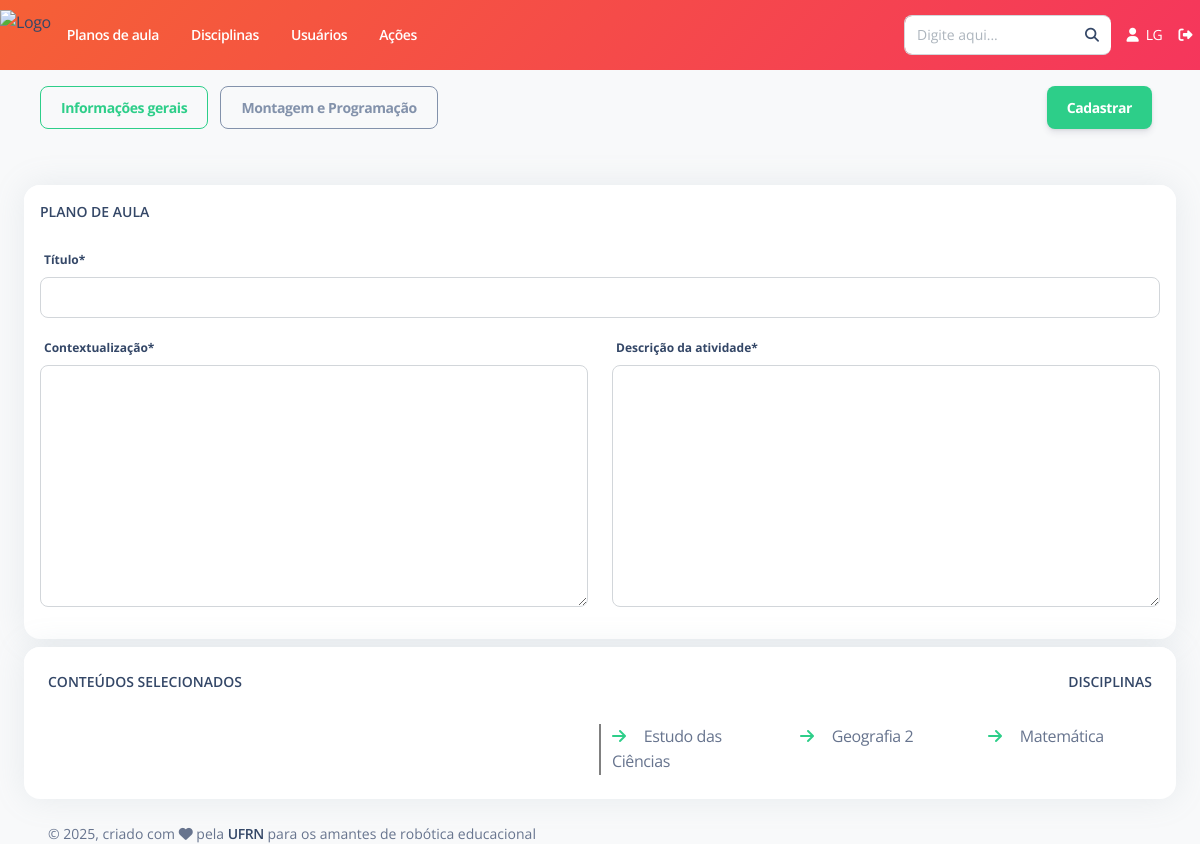
/plano-aula/criar/ (signed in), run on the app's committed database.
### Disciplina/models.py (models this page shows, shortened)
class Disciplina(models.Model):
    nome = models.CharField(unique=True, max_length=200, verbose_name="Nome")
    status = models.CharField(max_length=7, choices=STATUS, default='Ativo')
    class Meta:
        ordering = ['nome']
        verbose_name = "Disciplina"
        verbose_name_plural = "Disciplinas"

### PlanoAula/views.py (the view)
# urls.py: path('criar/', views.CriarAcao.as_view(), name='criar'),
@login_required
def criar(request):
    lista_disciplinas = Disciplina.objects.filter(status="Ativo")
    lista_conteudos = Conteudo.objects.filter(status="Ativo")
    if (request.method == 'POST'):
        form_inf_gerais = forms.FormInfGerais(request.POST)
        form_montagem = forms.FormMontagem(request.POST, request.FILES)
        form_programacao = forms.FormProgramacao(request.POST, request.FILES)
        conteudos = request.POST.get('lista_id_conteudos','').split(',')
        conteudos_ids = [int(id) for id in conteudos if id.isdigit()]
        conteudos_selecionados = Conteudo.objects.filter(id__in=conteudos_ids)
        if (form_inf_gerais.is_valid() and form_montagem.is_valid() and form_programacao.is_valid()):
            plano_aula = PlanoAula()
            plano_aula.criador = Usuario.objects.get(id=request.user.id)
            plano_aula.titulo = form_inf_gerais.cleaned_data['titulo']
            plano_aula.contextualizacao = form_inf_gerais.cleaned_data['contextualizacao']
            plano_aula.descricao_atividade = form_inf_gerais.cleaned_data['descricao_atividade']
            if (form_inf_gerais.cleaned_data['avaliacao'] != ""):
                plano_aula.avaliacao = form_inf_gerais.cleaned_data['avaliacao']
            if (form_montagem.cleaned_data['nivel_dificuldade_montagem'] != ""):
                plano_aula.nivel_dificuldade_montagem = form_montagem.cleaned_data['nivel_dificuldade_montagem']
            if (form_montagem.cleaned_data['robo_equipamento'] != ""):
                plano_aula.robo_equipamento = form_montagem.cleaned_data['robo_equipamento']
            if (form_montagem.cleaned_data['robo_descricao'] != ""):
                plano_aula.robo_descricao = form_montagem.cleaned_data['robo_descricao']
            if (form_montagem.cleaned_data['robo_link'] != ""):
                plano_aula.robo_link = form_montagem.cleaned_data['robo_link']
            if (form_montagem.cleaned_data['robo_pdf'] != ""):
                plano_aula.robo_pdf = form_montagem.cleaned_data['robo_pdf']
            if (form_programacao.cleaned_data['nivel_dificuldade_programacao'] != ""):
                plano_aula.nivel_dificuldade_programacao = form_programacao.cleaned_data['nivel_dificuldade_programacao']
            if (form_programacao.cleaned_data['prog_linguagem'] != ""):
                plano_aula.prog_linguagem = form_programacao.cleaned_data['prog_linguagem']
            if (form_programacao.cleaned_data['prog_descricao'] != ""):
                plano_aula.prog_descricao = form_programacao.cleaned_data['prog_descricao']
            if (form_programacao.cleaned_data['prog_link'] != ""):
                plano_aula.prog_link = form_programacao.cleaned_data['prog_link']
            if (form_programacao.cleaned_data['prog_codigos'] != ""):
                plano_aula.prog_codigos = form_programacao.cleaned_data['prog_codigos']
            plano_aula.save()
            if (conteudos != ['']):
                for conteudo in conteudos:
                    plano_aula.conteudos.add(Conteudo.objects.get(id=int(conteudo)))
            plano_aula.save()
            return redirect('plano_aula:detalhes', pk=plano_aula.pk)
        if not form_inf_gerais.is_valid():
            aba = 'inf_gerais'
        else:
            aba = 'montagem_programacao'
        informacoes = {
            'form_inf_gerais': form_inf_gerais,
            'form_montagem': form_montagem,
            'form_programacao': form_programacao,
            'lista_disciplinas': lista_disciplinas,
            'lista_conteudos': lista_conteudos,
            'conteudos_selecionados': conteudos_selecionados,
            'lista_id_conteudos': ','.join(str(id) for id in conteudos_ids),
            'aba': aba
        }
        return render(request, "PlanoAula/criar.html", informacoes)
    else:
        form_inf_gerais = forms.FormInfGerais()
        form_montagem = forms.FormMontagem()
        form_programacao = forms.FormProgramacao()
        informacoes = {
            'form_inf_gerais': form_inf_gerais,
            'form_montagem': form_montagem,
            'form_programacao': form_programacao,
            'lista_disciplinas': lista_disciplinas,
            'lista_conteudos': lista_conteudos,
        }
        return render(request, "PlanoAula/criar.html", informacoes)

### PlanoAula/forms.py
class FormInfGerais(ModelForm):
    class Meta:
        model = PlanoAula
        fields = ('titulo', 'contextualizacao', 'descricao_atividade', 'avaliacao')

class FormMontagem(ModelForm):
    class Meta:
        model = PlanoAula
        fields = ('nivel_dificuldade_montagem', 'robo_equipamento', 'robo_descricao', 'robo_link', 'robo_pdf')

### Usuario/templatetags/info_usuario.py (called while the page is built)
@register.filter
def iniciais_nome_completo(user):
    if not user.first_name and not user.last_name:
        return ""
    primeira = user.first_name.strip()[0] if user.first_name else ""
    ultima = user.last_name.strip()[0] if user.last_name else ""
    return f"{primeira.upper()}{ultima.upper()}"

### templates/PlanoAula/criar.html (shortened to what this page needs)
{% extends "Base/base.html" %}
{% load static %} {% load bootstrap5 %}
{% load crispy_forms_tags %}
{% block conteudo %}
<div class="p-3 d-flex main justify-content-between">
    <div>
        <button id="btn_inf_gerais" class="btn btn-outline-success me-2" onclick="mostrar_inf_gerais()">Informações gerais</button>
        <button id="btn_montagem_programacao" class="btn btn-outline-secondary me-2" onclick="mostrar_montagem_programacao()">Montagem e Programação</button>
    </div>
    <input class="btn btn-success me-2" form="form_plano_aula" type="submit" value="Cadastrar" />
</div>
<form id="form_plano_aula" method="POST" enctype="multipart/form-data" novalidate>
    <div>
        <div id="div_inf_gerais">
            <div class="row mt-4">
                <div class="col-lg-12 col-md-12 mb-2">
                    <div class="card">
                        <div class="card-header pb-0 p-3">
                            <div class="d-flex justify-content-between">
                                <h6 class="text-uppercase text-sm">Plano de aula</h6>
                            </div>
                        </div>
                        <div class="card-body p-3 overflow-auto">
                            {{ form_inf_gerais.titulo|as_crispy_field }}
                            <div class="row">
                                <div class="col-lg-6 col-md-6 col-12">
                                    {{ form_inf_gerais.contextualizacao|as_crispy_field }}
                                </div>
                                <div class="col-lg-6 col-md-6 col-12">
                                    {{ form_inf_gerais.descricao_atividade|as_crispy_field }}
                                </div>
                            </div>
                        </div>
                    </div>
                </div>
                <div class="col-lg-12 col-md-12 mb-2">
                    <div class="card">
                        <div class="card-header pb-0">
                            <div class="d-flex justify-content-between">
                                <h6 class="text-uppercase text-sm">Conteúdos selecionados</h6>
                                <div>
                                    <h6 id="text_nome_disciplina" class="text-uppercase text-sm">DISCIPLINAS</h6>
                                </div>
                            </div>
                        </div>
                        <div class="card-body overflow-auto">
                            <div class="row">
                                <div class="col-6" style="box-shadow: .5px 0 0 #000;">
                                </div>
                                <div class="col-6" style="box-shadow: -.5px 0 0 #000;">
                                    <div id="div_disciplinas">
                                        <div class="row">
                                            {% for disciplina in lista_disciplinas %}
                                                {% if disciplina.conteudos.all|length > 0 %}
                                                    <div class="col-lg-4 col-md-6">
                                                        <a onclick="selecionar_conteudo('{{disciplina.nome}}')">
                                                            <i class="text-success me-2 icon-xxs dropdown-item-icon fas fa-arrow-right"></i>
                                                            {{ disciplina.nome }}
                                                        </a>
                                                        <br>
                                                    </div>
                                                {% endif %}
                                            {% endfor %}
                                        </div>
                                    </div>
                                </div>
                            </div>
                        </div>
                    </div>
                </div>
            </div>
        </div>
    </div>
</form>
{% endblock %}

### templates/Base/navbar-horizontal.html (shortened to what this page needs)
{% load static %}
{% load info_usuario %}
<nav class="navbar navbar-expand-lg px-0 shadow-none bg-gradient-danger" style="height: 70px;">
  <div class="collapse navbar-collapse justify-content-between" id="navbar">
    <ul class="navbar-nav">
      <li class="nav-item d-flex align-items-center h-100">
        <a href="{% url 'home' %}" class="d-flex align-items-center" style="height: 50px;">
          <img src="{% static 'assets/img/LogoRAP-transparente.png' %}"
               style="height: 100%; width: auto; display: block;"
               alt="Logo">
        </a>
      </li>
      <li class="nav-item px-3 d-flex align-items-center">
        <a href="{% url 'plano_aula:listar' %}" class="nav-link font-weight-bold px-0 text-white">
          Planos de aula
        </a>
      </li>
      <li class="nav-item px-3 d-flex align-items-center">
        <a href="{% url 'disciplina:listar' %}" class="nav-link font-weight-bold px-0 text-white">
          Disciplinas
        </a>
      </li>
      <li class="nav-item px-3 d-flex align-items-center">
        <a href="{% url 'usuario:listar_ativos' %}" class="nav-link font-weight-bold px-0 text-white">
          Usuários
        </a>
      </li>
      <li class="nav-item px-3 d-flex align-items-center">
        <a href="{% url 'acoes:listar' %}" class="nav-link font-weight-bold px-0 text-white">
          Ações
        </a>
      </li>
    </ul>
    <ul class="navbar-nav align-items-center">
      <li class="nav-item me-2">
        <form action="{% url 'buscar' %}" method="get">
            <div class="input-group">
                <input type="text"
                      class="form-control"
                      placeholder="Digite aqui..."
                      name="q"
                      id="input_busca"
                      value="{{ request.GET.q }}">
                <span class="input-group-text">
                    <a href="#" onclick="this.closest('form').submit(); return false;">
                        <i class="fa fa-search"></i>
                    </a>
                </span>
            </div>
        </form>
      </li>
      <li class="nav-item">
        <a href="{% url 'usuario:perfil' %}" class="nav-link text-white">
          <i class="fa fa-user me-1"></i> {{ user|iniciais_nome_completo }}
        </a>
      </li>
      <li class="nav-item">
        <a href="{% url 'usuario:logout' %}" class="nav-link text-white">
          <i class="fa fa-sign-out-alt"></i>
        </a>
      </li>
    </ul>
  </div>
</nav>

### data on the page
Disciplina: nome "Estudo das Ciências"
Disciplina: nome "Geografia 2"
Disciplina: nome "Matemática"

### other printed values
{{ user|iniciais_nome_completo }} "LG"
